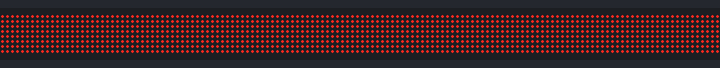
Simulated run of this sketch. Board: Arduino Uno, built with avr-gcc and run on an emulated ATmega328P. Shown: 160×8 LED matrix.

Above: at 1.6 s.

The sketch:

LedControl.ino
```cpp
#include <MD_MAX72xx.h>
#include <SPI.h>

#define MAX_DEVICES 20
#define CS_PIN 5

MD_MAX72XX mx = MD_MAX72XX(MD_MAX72XX::FC16_HW, CS_PIN, MAX_DEVICES);

void setup() {
  mx.begin();
  mx.control(MD_MAX72XX::INTENSITY, 5);
  mx.clear();

  // Turn ON all pixels correctly on all 20 modules
  for (int d = 0; d < MAX_DEVICES; d++) {
    for (int row = 0; row < 8; row++) {
      for (int col = 0; col < 8; col++) {
        mx.setPoint(row, d * 8 + col, true);  // handles chaining
      }
    }
  }
}

void loop() {}
```
